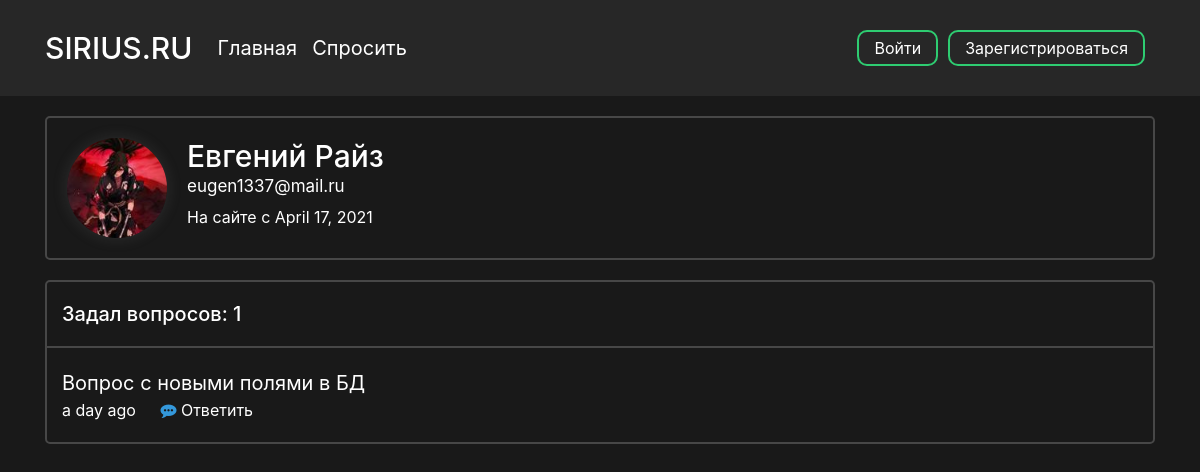
The app's page /profile/1 with its own data.
### data/users.py (models this page shows, shortened)
class User(SqlAlchemyBase, UserMixin):
    __tablename__ = 'users'
    id = sqlalchemy.Column(sqlalchemy.Integer,
                           primary_key=True, autoincrement=True)
    surname = sqlalchemy.Column(sqlalchemy.String, nullable=True)
    name = sqlalchemy.Column(sqlalchemy.String, nullable=True)
    image_file = sqlalchemy.Column(sqlalchemy.String, nullable=False, default='default.jpg')
    age = sqlalchemy.Column(sqlalchemy.Integer, nullable=True)
    country = sqlalchemy.Column(sqlalchemy.String, nullable=True)
    city = sqlalchemy.Column(sqlalchemy.String, nullable=True)
    email = sqlalchemy.Column(sqlalchemy.String,
                              index=True, unique=True, nullable=True)
    hashed_password = sqlalchemy.Column(sqlalchemy.String, nullable=True)
    registration_date = sqlalchemy.Column(sqlalchemy.DateTime,
                                      default=datetime.datetime.utcnow)
    def get_questions(self):
        from .db_session import create_session
        from .questions import Question
        db_sess = create_session()
        questions = db_sess.query(Question).filter(Question.user_id == self.id).all()
        return questions

### data/questions.py (models this page shows)
class Question(SqlAlchemyBase):
    __tablename__ = 'questions'
    id = sqlalchemy.Column(sqlalchemy.Integer,
                           primary_key=True, autoincrement=True)
    title = sqlalchemy.Column(sqlalchemy.String)
    text = sqlalchemy.Column(sqlalchemy.String)
    user_id = sqlalchemy.Column(sqlalchemy.Integer,
                                sqlalchemy.ForeignKey("users.id"))
    user = orm.relation('User')
    created_date = sqlalchemy.Column(sqlalchemy.DateTime,
                                      default=datetime.datetime.utcnow)
    def get_answers(self):
        from data import db_session
        db_sess = db_session.create_session()
        answers= db_sess.query(Answer).filter(Answer.question_id == self.id).all()
        return answers

### main.py (the view, shortened to what this page needs)
@app.route("/profile/<int:profile_id>", methods=["GET", "POST"])
def profile_page(profile_id):
    form = UpdateProfileForm()
    db_sess = db_session.create_session()
    return render_template("profile.html", user=load_user(profile_id), form=form)

### data/db_session.py (called while the page is built)
def create_session() -> Session:
    global __factory
    return __factory()

### main.py (called while the page is built)
@manager.user_loader
def load_user(user_id):
    db_sess = db_session.create_session()
    user = db_sess.query(User).filter(User.id == user_id).first()
    return user

### templates/profile.html (shortened to what this page needs)
<head>
    <link rel="stylesheet" type="text/css" href="{{ url_for('static', filename='css/profile.css')}}">
</head>
{% extends "base.html" %}
{% block content %}
<div class="profile-block">
        <div class="profile-info">
            <img src="{{ url_for('static', filename='images/profile_pics/' + user.image_file) }}" alt="" class="profile_picture">
            <div class="info">
                <h3 class="name">{{ user.name }} {{ user.surname}}</h3>
                <p class="email">{{ user.email }}</p>
                <p class="registration-date">На сайте с {{ moment(user.registration_date).format('LL') }}</p>
            </div>
        </div>
    </div>
<div class="user-questions">
    {% set questions = user.get_questions() %}
    <div class="question-count-wrapper">
        <div class="question-count">
            <h5 class="counter">Задал вопросов: {{ questions|length }}</h5>
        </div>
    </div>
    <div class="questions">
        {% for item in questions %}
            <div class="question-block-wrapper">
                <div class="question-block">
                    <p class="question-title"><a href="{{ url_for('question_page', question_id = item.id) }}">{{ item.title }}</a></p>
                    <p class="created_time">{{ moment(item.created_date).fromNow(refresh=True) }}</p>
                    <p class="answers">
                        {% set answer_count = item.get_answers()|length %}
                        {% if answer_count == 0 %}
                        <a href="{{ url_for('question_page', question_id = item.id) }}">
                            <i class="fa fa-commenting answer-icon" aria-hidden="true"></i>
                            Ответить
                        </a>
                        {% else %}
                        <a href="{{ url_for('question_page', question_id = item.id) }}">
                            <i class="fa fa-commenting answer-icon" aria-hidden="true"></i>
                            {{ item.get_answers()|length }} ответов
                        </a>
                        {% endif %}
                    </p>
                </div>
            </div>
        {% endfor %}
    </div>
</div>
{% endblock %}

### static/css/profile.css (style rules this page uses)
.profile-block, .user-questions { border: 2px solid rgba(255, 255, 255, 0.2); border-radius: 5px; -webkit-background-clip: padding-box; background-clip: padding-box; }
.profile-block { margin-bottom: 20px; }
.profile-info { padding: 20px; display: flex; align-items: flex-start; position: relative; }
.profile_picture { width: 100px; border-radius: 50%; margin-right: 20px; -webkit-box-shadow: 0px 0px 15px 0px rgba(150, 150, 150, 0.17); -moz-box-shadow: 0px 0px 15px 0px rgba(150, 150, 150, 0.17); box-shadow: 0px 0px 15px 0px rgba(150, 150, 150, 0.17); }
.info { display: inline-flex; flex-flow: column; }
.name { font-size: 30px; display: inline; margin: 0; }
.email { font-size: 17px; display: inline; margin-bottom: 5px; }
.user-questions { margin-bottom: 15px; }
.question-count { padding: 20px 15px; }
.counter { margin: 0; }
.question-block-wrapper:after, .question-block-wrapper:first-child:before { content: ''; display: block; height: 2px; background: rgba(255, 255, 255, 0.2); margin: 0px }
.question-block-wrapper:last-child:after { content: none; }
.question-block { padding: 20px 15px; }
.question-title { font-size: 20px; }
.created_time { display: inline; margin-right: 20px }
.answers { display: inline; }
.answer-icon { color: #3498db; }

### static/css/base.css (style rules this page uses)
html { color: #ffffff }
body { background-color: #191919 !important; color: #ffffff; overflow-y: scroll; }
a { color: #ffffff; }
p { margin: 0px; }

### records on screen
User: image_file (picture), name "Евгений", surname "Райз", email "eugen1337@mail.ru", registration_date "April 17, 2021"
Question: title "Вопрос с новыми полями в БД", created_date "a day ago"

### other values on screen
{{ questions|length }} "1"
